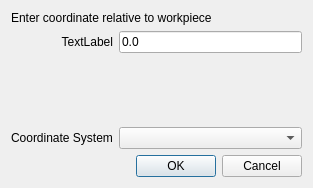
<?xml version="1.0" encoding="UTF-8"?>
<ui version="4.0">
 <class>Dialog</class>
 <widget class="QDialog" name="Dialog">
  <property name="geometry">
   <rect>
    <x>0</x>
    <y>0</y>
    <width>313</width>
    <height>188</height>
   </rect>
  </property>
  <property name="windowTitle">
   <string>Dialog</string>
  </property>
  <layout class="QGridLayout" name="gridLayout">
   <item row="5" column="0" colspan="2">
    <widget class="QDialogButtonBox" name="buttonBox">
     <property name="orientation">
      <enum>Qt::Horizontal</enum>
     </property>
     <property name="standardButtons">
      <set>QDialogButtonBox::Cancel|QDialogButtonBox::Ok</set>
     </property>
    </widget>
   </item>
   <item row="4" column="1">
    <widget class="QComboBox" name="coordinate_systems_cb"/>
   </item>
   <item row="0" column="0" colspan="2">
    <widget class="QLabel" name="label_3">
     <property name="text">
      <string>Enter coordinate relative to workpiece</string>
     </property>
    </widget>
   </item>
   <item row="2" column="1">
    <widget class="QLineEdit" name="coordinate_le">
     <property name="text">
      <string>0.0</string>
     </property>
    </widget>
   </item>
   <item row="4" column="0">
    <widget class="QLabel" name="label_2">
     <property name="text">
      <string>Coordinate System</string>
     </property>
    </widget>
   </item>
   <item row="2" column="0">
    <widget class="QLabel" name="axis_lb">
     <property name="text">
      <string>TextLabel</string>
     </property>
     <property name="alignment">
      <set>Qt::AlignRight|Qt::AlignTrailing|Qt::AlignVCenter</set>
     </property>
    </widget>
   </item>
   <item row="3" column="1">
    <spacer name="verticalSpacer">
     <property name="orientation">
      <enum>Qt::Vertical</enum>
     </property>
     <property name="sizeHint" stdset="0">
      <size>
       <width>20</width>
       <height>40</height>
      </size>
     </property>
    </spacer>
   </item>
  </layout>
 </widget>
 <resources/>
 <connections>
  <connection>
   <sender>buttonBox</sender>
   <signal>accepted()</signal>
   <receiver>Dialog</receiver>
   <slot>accept()</slot>
   <hints>
    <hint type="sourcelabel">
     <x>248</x>
     <y>254</y>
    </hint>
    <hint type="destinationlabel">
     <x>157</x>
     <y>274</y>
    </hint>
   </hints>
  </connection>
  <connection>
   <sender>buttonBox</sender>
   <signal>rejected()</signal>
   <receiver>Dialog</receiver>
   <slot>reject()</slot>
   <hints>
    <hint type="sourcelabel">
     <x>316</x>
     <y>260</y>
    </hint>
    <hint type="destinationlabel">
     <x>286</x>
     <y>274</y>
    </hint>
   </hints>
  </connection>
 </connections>
</ui>
